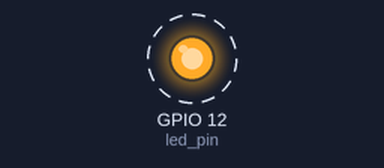
The sketch below on a simulated ESP32. Parts: output pins drawn as LEDs (lit = HIGH). Dashed ring = blinking. WiFi joins after 1.5 s; servers stay silent unless stated; what the sketch prints to the serial monitor is not drawn.

Above: at 4.0 s.
Timing chart, 0 to 8.1 s (numbered marks = the images above):
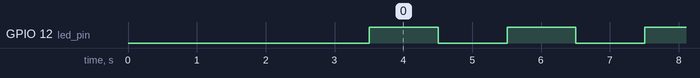

Measured:
- by itself, GPIO 12 (led_pin): alternates HIGH for 1.0 s and LOW for 1.0 s

The sketch:

sketch_jul12a.ino
```cpp
//定义led引擎
#include <WiFi.h>
int led_pin = 12;
const char* ssid = "802";
const char* password = "18113936661";
unsigned long startAttemptTime = millis();
const unsigned long timeout = 60000;  // 60秒超时

void setup() {
  // put your setup code here, to run once:

  //点灯
  //设置引脚为输出模式
  pinMode(led_pin, OUTPUT);


  //连接WiFi
  //配置串口屏的通信波特率
  Serial.begin(115200);  //功能：初始化硬件串口（UART），设置通信波特率为115200bps
  //wroom-32等待初始化稳定
  delay(2000);  // while (!Serial) {       //wroom-32的Serial一直是true，不使用循环
                //   delay(100);           //s2/s3的Serial为false表示未初始化，延迟等待初始化或者稳定
                // }

  //开始连接
  Serial.println();
  Serial.println("******************************************************");
  Serial.print("Connecting to ");

  Serial.print("Connecting to WiFi: ");
  Serial.println(ssid);

  WiFi.begin(ssid, password);  //链接wifi会自动持续重试
  //是否链接上，加上连接超时机制
  while (WiFi.status() != WL_CONNECTED && millis() - startAttemptTime < timeout) {
    delay(500);
    Serial.print(".");
  }

  if (WiFi.status() != WL_CONNECTED) {
    Serial.println("Failed to connect.");
  } else {
    Serial.println("Successfully connected!");
    Serial.println(WiFi.localIP());
  }
}

void loop() {
  // put your main code here, to run repeatedly:

  //点灯
  //点亮led灯，给引脚赋一个高电平的值，HIGH 1 LOW 0
  digitalWrite(led_pin, HIGH);
  //延时1s
  delay(1000);
  //熄灭
  digitalWrite(led_pin, LOW);
  //延时
  delay(1000);
}
```
